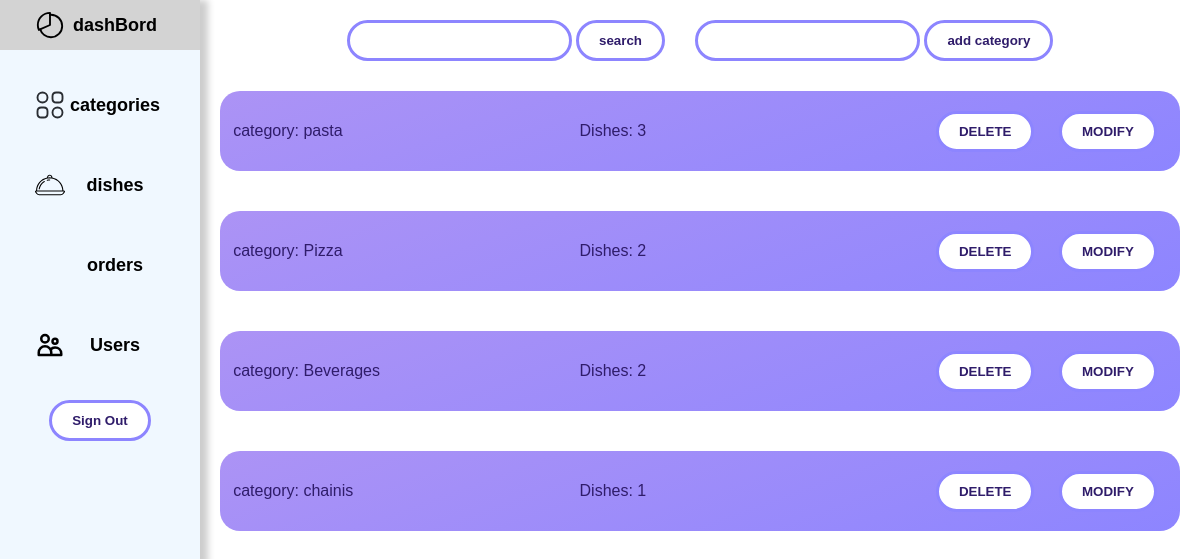
The page /admen/category.php on the database its author committed.
### tables this page shows
CREATE TABLE `categories` (
  `category_id` int(11) NOT NULL,
  `category_name` varchar(100) NOT NULL
);

### admen/category.php (the view, shortened to what this page needs)
<?php
include("../db_contect.php");
$mostUseQuery = "SELECT  categories.category_id, categories.category_name, COUNT(dishes.category_id) AS dishes FROM categories LEFT JOIN dishes ON categories.category_id = dishes.category_id GROUP BY  categories.category_id, categories.category_name ORDER BY dishes DESC";
$result = useQuery($con, $mostUseQuery, true);
?>
<!DOCTYPE html>
<html lang="en">
<head>
    <link rel="stylesheet" href="../styles/category.css">
</head>
<body>
    <?php include("nav.php") ?>
    <div id="categories">
        <div class="forms">
            <form method="POST" class="firstForm">
                <div class="form1">
                    <input type="text" name="categorey" id="">
                    <input type="submit" value="search" name="findcat">
                </div>
            </form>
            <form method="post">
                <div class="form2">
                    <input type="text" name="add" id="">
                    <input type="submit" name="more" value="add category">
                </div>
            </form>
        </div>
        <?php
        function useQuery($con, $query, $sheck)
        {
            if ($sheck) {
                $result = $con->query($query);
                $result = $result->fetchAll(PDO::FETCH_ASSOC);
                return $result;
            } else {
                $con->exec($query);
            }
        }
        function showCategorys($result, $niddel)
        {
            foreach ($result as $catigory) {
                $id = $catigory["category_id"];
                if (str_contains(trim(strtolower($catigory["category_name"])), trim(strtolower($niddel)))) {
                    $output = <<<HTML
                            <div class='item'>
                                <p>category: {$catigory["category_name"]}</p>
                                <p>Dishes: {$catigory["dishes"]}</p>
                                <div class='settings'>
                                    <button class='remove'>DELETE</button>
                                    <button class='changeTo'>MODIFY</button>
                                </div>
                            </div>
                            <dialog class='deleteDailog'>
                                <h2>Are you sure you want to delete?</h2>
                                <form class='re' method='POST'>
                                    <input type='hidden' name='did' value='$id'>
                                    <input type='submit' name='delete' value='YES'>
                                </form>
                                <button class='close'>NO</button>
                            </dialog>
                            <dialog class='updated'>
                                <div class='dailogCont'>
                                    <h2>Update category</h2>
                                    <form method='POST'>
                                        <input type='hidden' name='id' value='$id'>
                                        <input type='text' name='newName'>
                                        <input type='submit' name='update' value='Update'>
                                    </form>
                                    <button class='no'>Back</button>
                                </div>
                            </dialog>
                            HTML;
                    echo $output;
                }
            }
        }
        if ($_SERVER["REQUEST_METHOD"] == "POST") {
            if (isset($_POST["findcat"])) {
                showCategorys($result, $_POST["categorey"]);
            } elseif (isset($_POST["delete"])) {
                $id = $_POST["did"];
                useQuery($con, "DELETE FROM categories where category_id = $id;", false);
                $result = useQuery($con, $mostUseQuery, true);
                showCategorys($result, "");
            } elseif (isset($_POST["more"])) {
                $valueToAdd = strtolower(trim(htmlspecialchars($_POST["add"])));
                $check = true;
                foreach ($result as $category) {
                    if (strtolower(trim(htmlspecialchars($category["category_name"]))) == $valueToAdd || $valueToAdd == "") {
                        $check = false;
                        break;
                    }
                }
                if ($check) {
                    useQuery($con, "INSERT INTO categories(category_name) VALUES ('$valueToAdd')", false);
                    $res  = useQuery($con, $mostUseQuery, TRUE);
                    showCategorys($res, "");
                } else {
                    echo "<p class='error'>" . "you have this category already or its not valid please enter valid information" . "</p>";
                    showCategorys($result, "");
                }
            } elseif (isset($_POST["update"])) {
                $newName = strtolower(trim(htmlspecialchars($_POST["newName"])));
                $id = $_POST["id"];
                $check_new_name = true;
                foreach ($result as $category) {
                    if (strtolower(trim(htmlspecialchars($category["category_name"]))) == $newName || $newName == "") {
                        $check_new_name = false;
                        break;
                    }
                }
                if ($check_new_name) {
                    echo "heres the query will work";
                    useQuery($con, "UPDATE categories SET category_name = '$newName' WHERE category_id = $id", false);
                    $res = useQuery($con, $mostUseQuery, true);
                    showCategorys($res, "");
                } else {
                    echo "<p class='error'>" . "this category name allready ticken or its not valid please enter valid information" . "</p>";
                    showCategorys($result, "");
                }
            }
        } else {
            showCategorys($result, "");
        }
        ?>
    </div>
</body>
</html>

### styles/category.css (style rules this page uses)
:root { --mainColor:#8d85ff; --seconderyColor:#2f1c6a; }
* { padding: 0; margin: 0; box-sizing: border-box; color: var(--seconderyColor); }
body { display: flex; }
#categories { width: 100%; max-width: 100%; display: flex; flex-direction: column; justify-content: center; align-items: center; padding: 20px; margin-left: 200px; }
.item { display: flex; flex-wrap: wrap; align-items: center; justify-content: space-around; background: linear-gradient(160deg, #ac93f5, var(--mainColor)); min-height: 80px; margin: 20px; border-radius: 20px; width: 100%; }
.item p { width: calc(100% / 3); }
.settings button { margin: 10px; }
.forms { width: 100%; display: flex; flex-wrap: wrap; justify-content: center; align-items: center; gap: 30px; }
.forms form { display: flex; }
input, button { cursor: pointer; padding: 10px 20px; background-color: white; border: 3px solid var(--mainColor); color: var(--seconderyColor); font-weight: bold; margin-bottom: 10px; border-radius: 50px; }

### styles/nav.css (style rules this page uses)
* { font-family: Arial, sans-serif; }

### rows shown on the page
categories: category_name "pasta", dishes "3"
categories: category_name "Pizza", dishes "2"
categories: category_name "Beverages", dishes "2"
categories: category_name "chainis", dishes "1"
